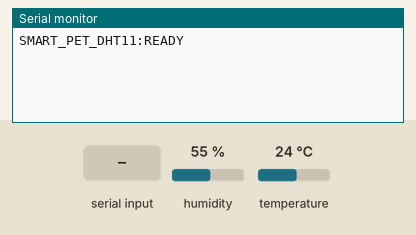
This sketch was run on a simulated Arduino Uno, built with avr-gcc and run on an emulated ATmega328P. Shown: the last lines printed to the serial monitor. The inputs (shaded band) are chosen by the test bench; at power-on: temperature 24 °C, humidity 55 %.

Above: at 1.2 s.
1.3 s: "PING\n" received over Serial
At 2.6 s:
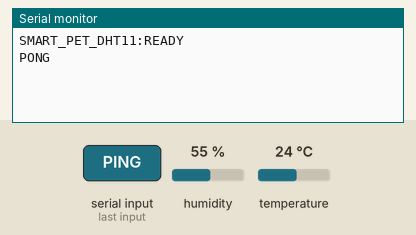
6.5 s: "1\n" received over Serial
At 7.6 s:
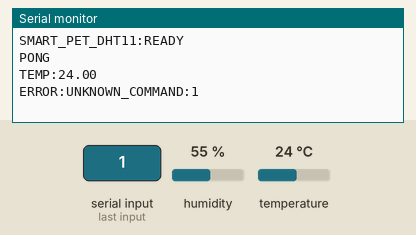
9.5 s: temperature set to 19 °C
At 11.1 s:
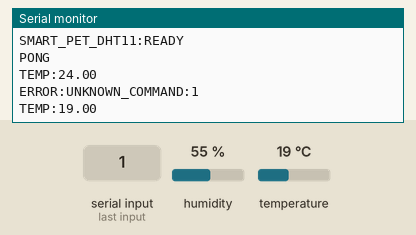

The sketch:

05_dht11_temperature.ino
```cpp
#include <DHT.h>

const unsigned long SERIAL_BAUDRATE = 9600;
const int DHT_PIN = 2;
#define DHT_TYPE DHT11

DHT dht(DHT_PIN, DHT_TYPE);
unsigned long ultimaLectura = 0;
const unsigned long INTERVALO_MS = 5000;

void setup() {
  Serial.begin(SERIAL_BAUDRATE);
  dht.begin();
  Serial.println("SMART_PET_DHT11:READY");
}

void loop() {
  leerComandosSerial();
  enviarTemperaturaCadaCiertoTiempo();
}

void leerComandosSerial() {
  if (!Serial.available()) return;

  String comando = Serial.readStringUntil('\n');
  comando.trim();

  if (comando == "PING") {
    Serial.println("PONG");
    return;
  }

  if (comando == "READ_TEMP") {
    enviarTemperatura();
    return;
  }

  Serial.print("ERROR:UNKNOWN_COMMAND:");
  Serial.println(comando);
}

void enviarTemperaturaCadaCiertoTiempo() {
  unsigned long ahora = millis();
  if (ahora - ultimaLectura < INTERVALO_MS) return;
  ultimaLectura = ahora;
  enviarTemperatura();
}

void enviarTemperatura() {
  float temperatura = dht.readTemperature();

  if (isnan(temperatura)) {
    Serial.println("TEMP:ERROR");
    return;
  }

  Serial.print("TEMP:");
  Serial.println(temperatura);
}
```

Measured:
- after the input at 1.3 s, the serial monitor: prints a new line at once (image 1)
- after the input at 6.5 s, the serial monitor: prints a new line at once (image 2)
- after the input at 9.5 s, the serial monitor: prints a new line after 0.52 s (image 3)
